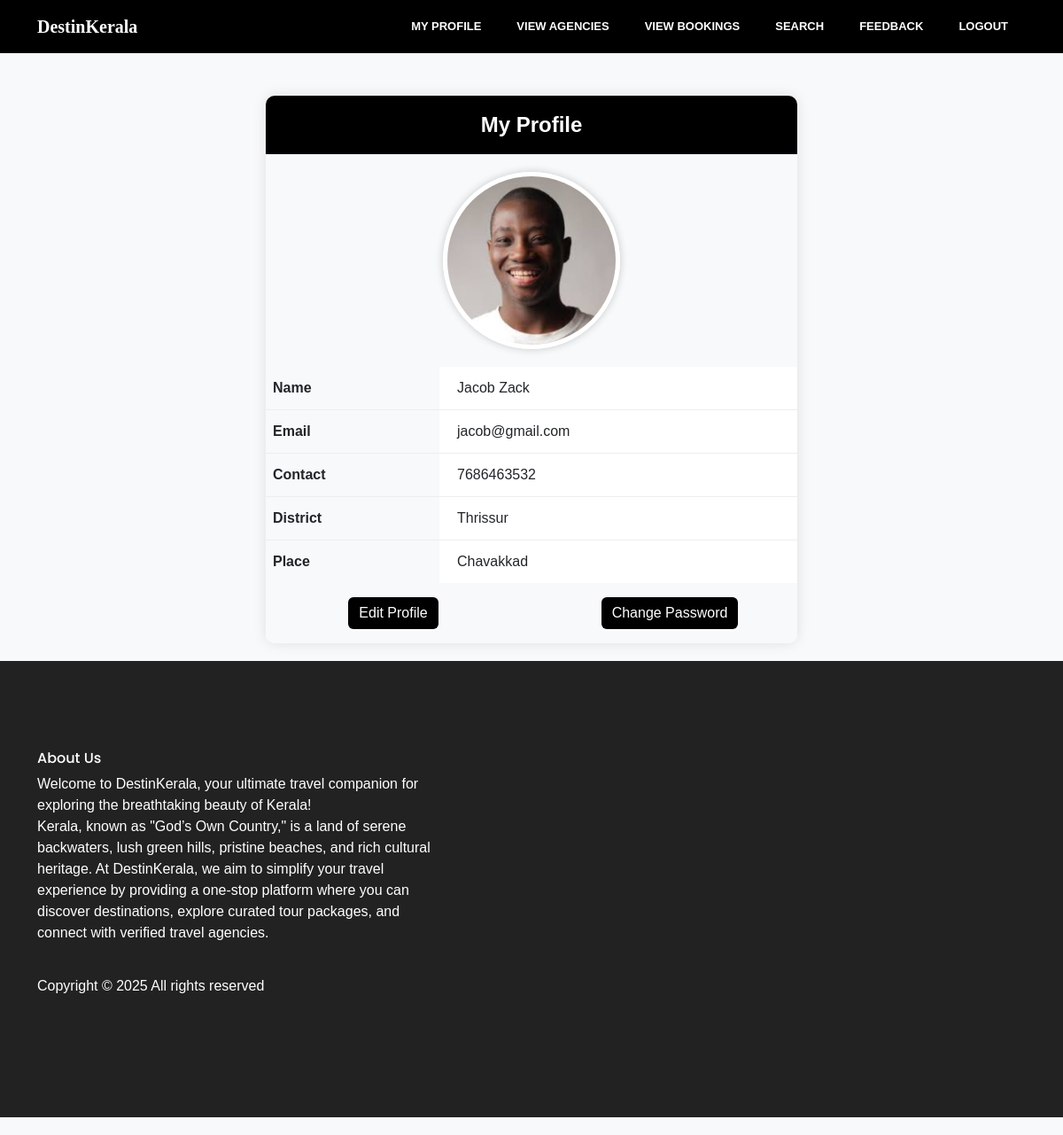
Screenshot of /User/MyProfile/ (signed in) with the database file from the repository.
### Guest/models.py (models this page shows)
class tbl_user(models.Model):
    user_place= models.ForeignKey(tbl_place,on_delete=models.CASCADE)
    user_name=  models.CharField(max_length=50)
    user_email = models.CharField(max_length=50)
    user_password = models.CharField(max_length=50)
    user_contact = models.CharField(max_length=50)
    user_photo = models.FileField(upload_to='Assets/Files/User')

### Admin/models.py (models this page shows)
class tbl_place(models.Model):
    district=models.ForeignKey(tbl_district,on_delete=models.CASCADE)
    place_name=models.CharField(max_length=50)

class tbl_district(models.Model):
    district_name = models.CharField(max_length=30)

### User/views.py (the view)
# urls.py: path('MyProfile/',views.myprofile,name='MyProfile'),
def myprofile(request):
    if "uid" in request.session:
        user=tbl_user.objects.get(id=request.session['uid'])
        return render(request, 'User/MyProfile.html', {'user':user})
    else:
        return redirect("Guest:login")

### User/Templates/User/MyProfile.html (shortened to what this page needs)
{% extends 'User/Header.html' %}
{% block content %}
<!DOCTYPE html>
<html lang="en">
<head>
    <link href="https://cdn.jsdelivr.net/npm/bootstrap@5.3.0/dist/css/bootstrap.min.css" rel="stylesheet">
</head>
<body>
    <div class="container">
        <div class="profile-container">
            <div class="profile-header">
                My Profile
            </div>
            <div class="profile-image-container">
                <img src="{{user.user_photo.url}}" class="profile-image" alt="Profile Photo">
            </div>
            <div class="profile-info">
                <div class="row info-row">
                    <div class="col-4 info-label">Name</div>
                    <div class="col-8 info-value">{{user.user_name}}</div>
                </div>
                <div class="row info-row">
                    <div class="col-4 info-label">Email</div>
                    <div class="col-8 info-value">{{user.user_email}}</div>
                </div>
                <div class="row info-row">
                    <div class="col-4 info-label">Contact</div>
                    <div class="col-8 info-value">{{user.user_contact}}</div>
                </div>
                <div class="row info-row">
                    <div class="col-4 info-label">District</div>
                    <div class="col-8 info-value">{{user.user_place.district.district_name}}</div>
                </div>
                <div class="row info-row">
                    <div class="col-4 info-label">Place</div>
                    <div class="col-8 info-value">{{user.user_place.place_name}}</div>
                </div>
            </div>
            <div class="row profile-actions py-3">
                <div class="col-6 text-center">
                    <a href="{% url 'User:EditProfile'%}" class="btn btn-profile">Edit Profile</a>
                </div>
                <div class="col-6 text-center">
                    <a href="{% url 'User:ChangePassword'%}" class="btn btn-profile">Change Password</a>
                </div>
            </div>
        </div>
    </div>
</body>
</html>
{% endblock %}

### Guest/static/Main/css/main.css (style rules this page uses)
body { color: #777777; font-family: "Poppins", sans-serif; font-size: 14px; font-weight: 300; line-height: 1.625em; position: relative; }
a { -webkit-transition: all 0.3s ease 0s; -moz-transition: all 0.3s ease 0s; -o-transition: all 0.3s ease 0s; transition: all 0.3s ease 0s; }
a, a:focus, a:hover { text-decoration: none; outline: 0; }
.text-center { text-align: center; }

### User/Templates/User/MyProfile.html (style rules this page uses)
body { background-color: #f8f9fa; font-family: 'Arial', sans-serif; padding-top: 20px; padding-bottom: 20px; }
.profile-container { max-width: 600px; margin: 0 auto; background-color: white; border-radius: 10px; box-shadow: 0 0 15px rgba(0, 0, 0, 0.1); overflow: hidden; }
.profile-header { background-color: #000; color: white; padding: 15px; text-align: center; font-weight: bold; font-size: 24px; }
.profile-image-container { text-align: center; padding: 20px; background-color: #f8f9fa; }
.profile-image { width: 200px; height: 200px; object-fit: cover; border-radius: 50%; border: 5px solid white; box-shadow: 0 0 10px rgba(0, 0, 0, 0.2); }
.profile-info { padding: 0; }
.info-row { border-bottom: 1px solid #eee; }
.info-row:last-child { border-bottom: none; }
.info-label { background-color: #f8f9fa; font-weight: bold; padding: 12px 20px; }
.info-value { padding: 12px 20px; }
.profile-actions { background-color: #f8f9fa; }
.btn-profile { background-color: #000; color: white; border: none; transition: all 0.3s ease; }

### rows the page displays
tbl_user: user_photo (picture), user_name "Jacob Zack", user_email "jacob@gmail.com", user_contact "7686463532", user_place.district.district_name "Thrissur", user_place.place_name "Chavakkad"
